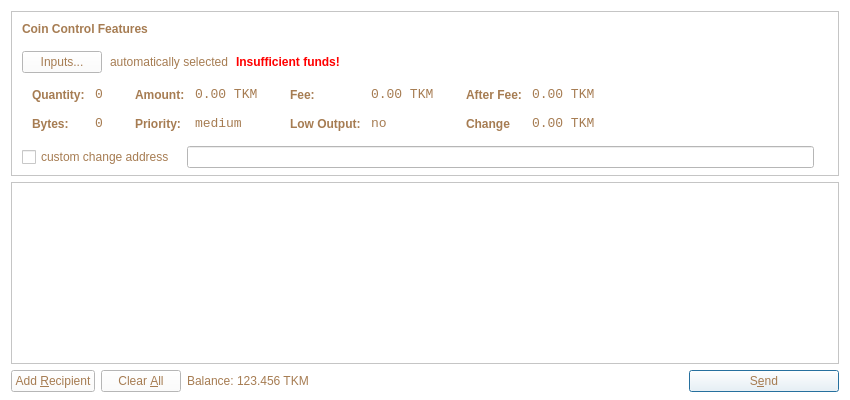
<?xml version="1.0" encoding="UTF-8"?>
<ui version="4.0">
 <class>SendCoinsDialog</class>
 <widget class="QDialog" name="SendCoinsDialog">
  <property name="geometry">
   <rect>
    <x>0</x>
    <y>0</y>
    <width>850</width>
    <height>400</height>
   </rect>
  </property>
  <property name="windowTitle">
   <string>Send Coins</string>
  </property>
  <property name="styleSheet">
   <string notr="true">background-color: white;
color: rgb(166, 124, 82);</string>
  </property>
  <layout class="QVBoxLayout" name="verticalLayout" stretch="0,1,0">
   <property name="bottomMargin">
    <number>8</number>
   </property>
   <item>
    <widget class="QFrame" name="frameCoinControl">
     <property name="sizePolicy">
      <sizepolicy hsizetype="Expanding" vsizetype="Expanding">
       <horstretch>0</horstretch>
       <verstretch>0</verstretch>
      </sizepolicy>
     </property>
     <property name="maximumSize">
      <size>
       <width>16777215</width>
       <height>16777215</height>
      </size>
     </property>
     <property name="frameShape">
      <enum>QFrame::StyledPanel</enum>
     </property>
     <property name="frameShadow">
      <enum>QFrame::Sunken</enum>
     </property>
     <layout class="QVBoxLayout" name="verticalLayoutCoinControl2">
      <property name="spacing">
       <number>6</number>
      </property>
      <property name="leftMargin">
       <number>0</number>
      </property>
      <property name="topMargin">
       <number>0</number>
      </property>
      <property name="rightMargin">
       <number>0</number>
      </property>
      <property name="bottomMargin">
       <number>6</number>
      </property>
      <item>
       <layout class="QVBoxLayout" name="verticalLayoutCoinControl" stretch="0,0,0,0,1">
        <property name="spacing">
         <number>0</number>
        </property>
        <property name="leftMargin">
         <number>10</number>
        </property>
        <property name="topMargin">
         <number>10</number>
        </property>
        <item>
         <layout class="QHBoxLayout" name="horizontalLayoutCoinControl1">
          <property name="bottomMargin">
           <number>15</number>
          </property>
          <item>
           <widget class="QLabel" name="labelCoinControlFeatures">
            <property name="sizePolicy">
             <sizepolicy hsizetype="Preferred" vsizetype="Maximum">
              <horstretch>0</horstretch>
              <verstretch>0</verstretch>
             </sizepolicy>
            </property>
            <property name="font">
             <font>
              <weight>75</weight>
              <bold>true</bold>
             </font>
            </property>
            <property name="styleSheet">
             <string notr="true">font-weight:bold;</string>
            </property>
            <property name="text">
             <string>Coin Control Features</string>
            </property>
           </widget>
          </item>
         </layout>
        </item>
        <item>
         <layout class="QHBoxLayout" name="horizontalLayoutCoinControl2" stretch="0,0,0,0">
          <property name="spacing">
           <number>8</number>
          </property>
          <property name="bottomMargin">
           <number>10</number>
          </property>
          <item>
           <widget class="QPushButton" name="pushButtonCoinControl">
            <property name="styleSheet">
             <string notr="true"/>
            </property>
            <property name="text">
             <string>Inputs...</string>
            </property>
           </widget>
          </item>
          <item>
           <widget class="QLabel" name="labelCoinControlAutomaticallySelected">
            <property name="text">
             <string>automatically selected</string>
            </property>
            <property name="margin">
             <number>5</number>
            </property>
           </widget>
          </item>
          <item>
           <widget class="QLabel" name="labelCoinControlInsuffFunds">
            <property name="font">
             <font>
              <weight>75</weight>
              <bold>true</bold>
             </font>
            </property>
            <property name="styleSheet">
             <string notr="true">color:red;font-weight:bold;</string>
            </property>
            <property name="text">
             <string>Insufficient funds!</string>
            </property>
            <property name="margin">
             <number>5</number>
            </property>
           </widget>
          </item>
          <item>
           <spacer name="horizontalSpacerCoinControl">
            <property name="orientation">
             <enum>Qt::Horizontal</enum>
            </property>
            <property name="sizeHint" stdset="0">
             <size>
              <width>40</width>
              <height>1</height>
             </size>
            </property>
           </spacer>
          </item>
         </layout>
        </item>
        <item>
         <widget class="QWidget" name="widgetCoinControl" native="true">
          <property name="sizePolicy">
           <sizepolicy hsizetype="Preferred" vsizetype="Preferred">
            <horstretch>0</horstretch>
            <verstretch>0</verstretch>
           </sizepolicy>
          </property>
          <property name="minimumSize">
           <size>
            <width>0</width>
            <height>0</height>
           </size>
          </property>
          <property name="styleSheet">
           <string notr="true"/>
          </property>
          <layout class="QHBoxLayout" name="horizontalLayoutCoinControl5">
           <property name="leftMargin">
            <number>0</number>
           </property>
           <property name="topMargin">
            <number>0</number>
           </property>
           <property name="rightMargin">
            <number>0</number>
           </property>
           <property name="bottomMargin">
            <number>0</number>
           </property>
           <item>
            <layout class="QHBoxLayout" name="horizontalLayoutCoinControl3" stretch="0,0,0,1">
             <property name="spacing">
              <number>20</number>
             </property>
             <property name="topMargin">
              <number>0</number>
             </property>
             <property name="bottomMargin">
              <number>10</number>
             </property>
             <item>
              <layout class="QFormLayout" name="formLayoutCoinControl1">
               <property name="horizontalSpacing">
                <number>10</number>
               </property>
               <property name="verticalSpacing">
                <number>14</number>
               </property>
               <property name="leftMargin">
                <number>10</number>
               </property>
               <property name="topMargin">
                <number>4</number>
               </property>
               <property name="rightMargin">
                <number>6</number>
               </property>
               <item row="0" column="0">
                <widget class="QLabel" name="labelCoinControlQuantityText">
                 <property name="styleSheet">
                  <string notr="true">font-weight:bold;</string>
                 </property>
                 <property name="text">
                  <string>Quantity:</string>
                 </property>
                 <property name="margin">
                  <number>0</number>
                 </property>
                </widget>
               </item>
               <item row="0" column="1">
                <widget class="QLabel" name="labelCoinControlQuantity">
                 <property name="font">
                  <font>
                   <family>Monospace</family>
                   <pointsize>10</pointsize>
                  </font>
                 </property>
                 <property name="cursor">
                  <cursorShape>IBeamCursor</cursorShape>
                 </property>
                 <property name="contextMenuPolicy">
                  <enum>Qt::ActionsContextMenu</enum>
                 </property>
                 <property name="text">
                  <string>0</string>
                 </property>
                 <property name="margin">
                  <number>0</number>
                 </property>
                 <property name="textInteractionFlags">
                  <set>Qt::LinksAccessibleByMouse|Qt::TextSelectableByKeyboard|Qt::TextSelectableByMouse</set>
                 </property>
                </widget>
               </item>
               <item row="1" column="0">
                <widget class="QLabel" name="labelCoinControlBytesText">
                 <property name="styleSheet">
                  <string notr="true">font-weight:bold;</string>
                 </property>
                 <property name="text">
                  <string>Bytes:</string>
                 </property>
                </widget>
               </item>
               <item row="1" column="1">
                <widget class="QLabel" name="labelCoinControlBytes">
                 <property name="font">
                  <font>
                   <family>Monospace</family>
                   <pointsize>10</pointsize>
                  </font>
                 </property>
                 <property name="cursor">
                  <cursorShape>IBeamCursor</cursorShape>
                 </property>
                 <property name="contextMenuPolicy">
                  <enum>Qt::ActionsContextMenu</enum>
                 </property>
                 <property name="text">
                  <string>0</string>
                 </property>
                 <property name="textInteractionFlags">
                  <set>Qt::LinksAccessibleByMouse|Qt::TextSelectableByKeyboard|Qt::TextSelectableByMouse</set>
                 </property>
                </widget>
               </item>
              </layout>
             </item>
             <item>
              <layout class="QFormLayout" name="formLayoutCoinControl2">
               <property name="horizontalSpacing">
                <number>10</number>
               </property>
               <property name="verticalSpacing">
                <number>14</number>
               </property>
               <property name="leftMargin">
                <number>6</number>
               </property>
               <property name="topMargin">
                <number>4</number>
               </property>
               <property name="rightMargin">
                <number>6</number>
               </property>
               <item row="0" column="0">
                <widget class="QLabel" name="labelCoinControlAmountText">
                 <property name="styleSheet">
                  <string notr="true">font-weight:bold;</string>
                 </property>
                 <property name="text">
                  <string>Amount:</string>
                 </property>
                 <property name="margin">
                  <number>0</number>
                 </property>
                </widget>
               </item>
               <item row="0" column="1">
                <widget class="QLabel" name="labelCoinControlAmount">
                 <property name="font">
                  <font>
                   <family>Monospace</family>
                   <pointsize>10</pointsize>
                  </font>
                 </property>
                 <property name="cursor">
                  <cursorShape>IBeamCursor</cursorShape>
                 </property>
                 <property name="contextMenuPolicy">
                  <enum>Qt::ActionsContextMenu</enum>
                 </property>
                 <property name="text">
                  <string>0.00 TKM</string>
                 </property>
                 <property name="textInteractionFlags">
                  <set>Qt::LinksAccessibleByMouse|Qt::TextSelectableByKeyboard|Qt::TextSelectableByMouse</set>
                 </property>
                </widget>
               </item>
               <item row="1" column="0">
                <widget class="QLabel" name="labelCoinControlPriorityText">
                 <property name="styleSheet">
                  <string notr="true">font-weight:bold;</string>
                 </property>
                 <property name="text">
                  <string>Priority:</string>
                 </property>
                </widget>
               </item>
               <item row="1" column="1">
                <widget class="QLabel" name="labelCoinControlPriority">
                 <property name="font">
                  <font>
                   <family>Monospace</family>
                   <pointsize>10</pointsize>
                  </font>
                 </property>
                 <property name="cursor">
                  <cursorShape>IBeamCursor</cursorShape>
                 </property>
                 <property name="contextMenuPolicy">
                  <enum>Qt::ActionsContextMenu</enum>
                 </property>
                 <property name="text">
                  <string>medium</string>
                 </property>
                 <property name="textInteractionFlags">
                  <set>Qt::LinksAccessibleByMouse|Qt::TextSelectableByKeyboard|Qt::TextSelectableByMouse</set>
                 </property>
                </widget>
               </item>
              </layout>
             </item>
             <item>
              <layout class="QFormLayout" name="formLayoutCoinControl3">
               <property name="horizontalSpacing">
                <number>10</number>
               </property>
               <property name="verticalSpacing">
                <number>14</number>
               </property>
               <property name="leftMargin">
                <number>6</number>
               </property>
               <property name="topMargin">
                <number>4</number>
               </property>
               <property name="rightMargin">
                <number>6</number>
               </property>
               <item row="0" column="0">
                <widget class="QLabel" name="labelCoinControlFeeText">
                 <property name="styleSheet">
                  <string notr="true">font-weight:bold;</string>
                 </property>
                 <property name="text">
                  <string>Fee:</string>
                 </property>
                 <property name="margin">
                  <number>0</number>
                 </property>
                </widget>
               </item>
               <item row="0" column="1">
                <widget class="QLabel" name="labelCoinControlFee">
                 <property name="font">
                  <font>
                   <family>Monospace</family>
                   <pointsize>10</pointsize>
                  </font>
                 </property>
                 <property name="cursor">
                  <cursorShape>IBeamCursor</cursorShape>
                 </property>
                 <property name="contextMenuPolicy">
                  <enum>Qt::ActionsContextMenu</enum>
                 </property>
                 <property name="text">
                  <string>0.00 TKM</string>
                 </property>
                 <property name="textInteractionFlags">
                  <set>Qt::LinksAccessibleByMouse|Qt::TextSelectableByKeyboard|Qt::TextSelectableByMouse</set>
                 </property>
                </widget>
               </item>
               <item row="1" column="0">
                <widget class="QLabel" name="labelCoinControlLowOutputText">
                 <property name="styleSheet">
                  <string notr="true">font-weight:bold;</string>
                 </property>
                 <property name="text">
                  <string>Low Output:</string>
                 </property>
                </widget>
               </item>
               <item row="1" column="1">
                <widget class="QLabel" name="labelCoinControlLowOutput">
                 <property name="font">
                  <font>
                   <family>Monospace</family>
                   <pointsize>10</pointsize>
                  </font>
                 </property>
                 <property name="cursor">
                  <cursorShape>IBeamCursor</cursorShape>
                 </property>
                 <property name="contextMenuPolicy">
                  <enum>Qt::ActionsContextMenu</enum>
                 </property>
                 <property name="text">
                  <string>no</string>
                 </property>
                 <property name="textInteractionFlags">
                  <set>Qt::LinksAccessibleByMouse|Qt::TextSelectableByKeyboard|Qt::TextSelectableByMouse</set>
                 </property>
                </widget>
               </item>
              </layout>
             </item>
             <item>
              <layout class="QFormLayout" name="formLayoutCoinControl4">
               <property name="horizontalSpacing">
                <number>10</number>
               </property>
               <property name="verticalSpacing">
                <number>14</number>
               </property>
               <property name="leftMargin">
                <number>6</number>
               </property>
               <property name="topMargin">
                <number>4</number>
               </property>
               <property name="rightMargin">
                <number>6</number>
               </property>
               <item row="0" column="0">
                <widget class="QLabel" name="labelCoinControlAfterFeeText">
                 <property name="styleSheet">
                  <string notr="true">font-weight:bold;</string>
                 </property>
                 <property name="text">
                  <string>After Fee:</string>
                 </property>
                 <property name="margin">
                  <number>0</number>
                 </property>
                </widget>
               </item>
               <item row="0" column="1">
                <widget class="QLabel" name="labelCoinControlAfterFee">
                 <property name="font">
                  <font>
                   <family>Monospace</family>
                   <pointsize>10</pointsize>
                  </font>
                 </property>
                 <property name="cursor">
                  <cursorShape>IBeamCursor</cursorShape>
                 </property>
                 <property name="contextMenuPolicy">
                  <enum>Qt::ActionsContextMenu</enum>
                 </property>
                 <property name="text">
                  <string>0.00 TKM</string>
                 </property>
                 <property name="textInteractionFlags">
                  <set>Qt::LinksAccessibleByMouse|Qt::TextSelectableByKeyboard|Qt::TextSelectableByMouse</set>
                 </property>
                </widget>
               </item>
               <item row="1" column="0">
                <widget class="QLabel" name="labelCoinControlChangeText">
                 <property name="styleSheet">
                  <string notr="true">font-weight:bold;</string>
                 </property>
                 <property name="text">
                  <string>Change</string>
                 </property>
                </widget>
               </item>
               <item row="1" column="1">
                <widget class="QLabel" name="labelCoinControlChange">
                 <property name="font">
                  <font>
                   <family>Monospace</family>
                   <pointsize>10</pointsize>
                  </font>
                 </property>
                 <property name="cursor">
                  <cursorShape>IBeamCursor</cursorShape>
                 </property>
                 <property name="contextMenuPolicy">
                  <enum>Qt::ActionsContextMenu</enum>
                 </property>
                 <property name="text">
                  <string>0.00 TKM</string>
                 </property>
                 <property name="textInteractionFlags">
                  <set>Qt::LinksAccessibleByMouse|Qt::TextSelectableByKeyboard|Qt::TextSelectableByMouse</set>
                 </property>
                </widget>
               </item>
              </layout>
             </item>
            </layout>
           </item>
          </layout>
         </widget>
        </item>
        <item>
         <layout class="QHBoxLayout" name="horizontalLayoutCoinControl4" stretch="0,0,0">
          <property name="spacing">
           <number>12</number>
          </property>
          <property name="sizeConstraint">
           <enum>QLayout::SetDefaultConstraint</enum>
          </property>
          <property name="topMargin">
           <number>5</number>
          </property>
          <property name="rightMargin">
           <number>5</number>
          </property>
          <item>
           <widget class="QCheckBox" name="checkBoxCoinControlChange">
            <property name="text">
             <string>custom change address</string>
            </property>
           </widget>
          </item>
          <item>
           <widget class="QLineEdit" name="lineEditCoinControlChange">
            <property name="enabled">
             <bool>false</bool>
            </property>
            <property name="sizePolicy">
             <sizepolicy hsizetype="Expanding" vsizetype="Fixed">
              <horstretch>0</horstretch>
              <verstretch>0</verstretch>
             </sizepolicy>
            </property>
           </widget>
          </item>
          <item>
           <widget class="QLabel" name="labelCoinControlChangeLabel">
            <property name="sizePolicy">
             <sizepolicy hsizetype="Preferred" vsizetype="Expanding">
              <horstretch>0</horstretch>
              <verstretch>0</verstretch>
             </sizepolicy>
            </property>
            <property name="minimumSize">
             <size>
              <width>0</width>
              <height>0</height>
             </size>
            </property>
            <property name="text">
             <string/>
            </property>
            <property name="margin">
             <number>3</number>
            </property>
           </widget>
          </item>
         </layout>
        </item>
        <item>
         <spacer name="verticalSpacerCoinControl">
          <property name="orientation">
           <enum>Qt::Vertical</enum>
          </property>
          <property name="sizeHint" stdset="0">
           <size>
            <width>800</width>
            <height>1</height>
           </size>
          </property>
         </spacer>
        </item>
       </layout>
      </item>
     </layout>
    </widget>
   </item>
   <item>
    <widget class="QScrollArea" name="scrollArea">
     <property name="widgetResizable">
      <bool>true</bool>
     </property>
     <widget class="QWidget" name="scrollAreaWidgetContents">
      <property name="geometry">
       <rect>
        <x>0</x>
        <y>0</y>
        <width>830</width>
        <height>172</height>
       </rect>
      </property>
      <layout class="QVBoxLayout" name="verticalLayout_2">
       <property name="leftMargin">
        <number>0</number>
       </property>
       <property name="topMargin">
        <number>0</number>
       </property>
       <property name="rightMargin">
        <number>0</number>
       </property>
       <property name="bottomMargin">
        <number>0</number>
       </property>
       <item>
        <layout class="QVBoxLayout" name="entries">
         <property name="spacing">
          <number>6</number>
         </property>
        </layout>
       </item>
       <item>
        <spacer name="verticalSpacer">
         <property name="orientation">
          <enum>Qt::Vertical</enum>
         </property>
         <property name="sizeHint" stdset="0">
          <size>
           <width>20</width>
           <height>40</height>
          </size>
         </property>
        </spacer>
       </item>
      </layout>
     </widget>
    </widget>
   </item>
   <item>
    <layout class="QHBoxLayout" name="horizontalLayout">
     <item>
      <widget class="QPushButton" name="addButton">
       <property name="toolTip">
        <string>Send to multiple recipients at once</string>
       </property>
       <property name="text">
        <string>Add &amp;Recipient</string>
       </property>
       <property name="icon">
        <iconset resource="../bitcoin.qrc">
         <normaloff>:/icons/add</normaloff>:/icons/add</iconset>
       </property>
       <property name="autoDefault">
        <bool>false</bool>
       </property>
      </widget>
     </item>
     <item>
      <widget class="QPushButton" name="clearButton">
       <property name="sizePolicy">
        <sizepolicy hsizetype="Minimum" vsizetype="Fixed">
         <horstretch>0</horstretch>
         <verstretch>0</verstretch>
        </sizepolicy>
       </property>
       <property name="toolTip">
        <string>Remove all transaction fields</string>
       </property>
       <property name="text">
        <string>Clear &amp;All</string>
       </property>
       <property name="icon">
        <iconset resource="../bitcoin.qrc">
         <normaloff>:/icons/remove</normaloff>:/icons/remove</iconset>
       </property>
       <property name="autoRepeatDelay">
        <number>300</number>
       </property>
       <property name="autoDefault">
        <bool>false</bool>
       </property>
      </widget>
     </item>
     <item>
      <layout class="QHBoxLayout" name="horizontalLayout_2">
       <property name="spacing">
        <number>3</number>
       </property>
       <item>
        <widget class="QLabel" name="label">
         <property name="sizePolicy">
          <sizepolicy hsizetype="Preferred" vsizetype="Fixed">
           <horstretch>0</horstretch>
           <verstretch>0</verstretch>
          </sizepolicy>
         </property>
         <property name="text">
          <string>Balance:</string>
         </property>
        </widget>
       </item>
       <item>
        <widget class="QLabel" name="labelBalance">
         <property name="sizePolicy">
          <sizepolicy hsizetype="Preferred" vsizetype="Fixed">
           <horstretch>0</horstretch>
           <verstretch>0</verstretch>
          </sizepolicy>
         </property>
         <property name="cursor">
          <cursorShape>IBeamCursor</cursorShape>
         </property>
         <property name="text">
          <string>123.456 TKM</string>
         </property>
         <property name="textInteractionFlags">
          <set>Qt::LinksAccessibleByMouse|Qt::TextSelectableByKeyboard|Qt::TextSelectableByMouse</set>
         </property>
        </widget>
       </item>
      </layout>
     </item>
     <item>
      <spacer name="horizontalSpacer">
       <property name="orientation">
        <enum>Qt::Horizontal</enum>
       </property>
       <property name="sizeHint" stdset="0">
        <size>
         <width>40</width>
         <height>20</height>
        </size>
       </property>
      </spacer>
     </item>
     <item>
      <widget class="QPushButton" name="sendButton">
       <property name="minimumSize">
        <size>
         <width>150</width>
         <height>0</height>
        </size>
       </property>
       <property name="toolTip">
        <string>Confirm the send action</string>
       </property>
       <property name="text">
        <string>S&amp;end</string>
       </property>
       <property name="icon">
        <iconset resource="../bitcoin.qrc">
         <normaloff>:/icons/send</normaloff>:/icons/send</iconset>
       </property>
       <property name="default">
        <bool>true</bool>
       </property>
      </widget>
     </item>
    </layout>
   </item>
  </layout>
 </widget>
 <resources>
  <include location="../bitcoin.qrc"/>
 </resources>
 <connections/>
</ui>
